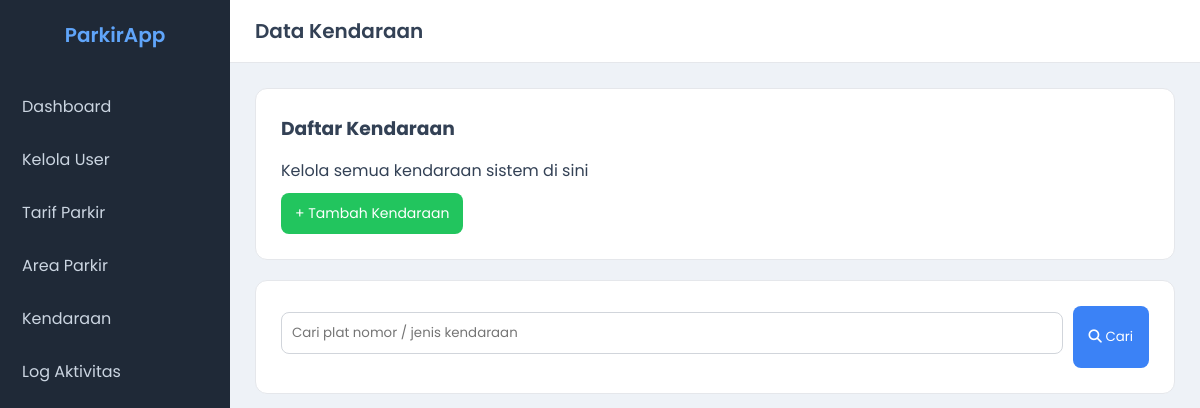
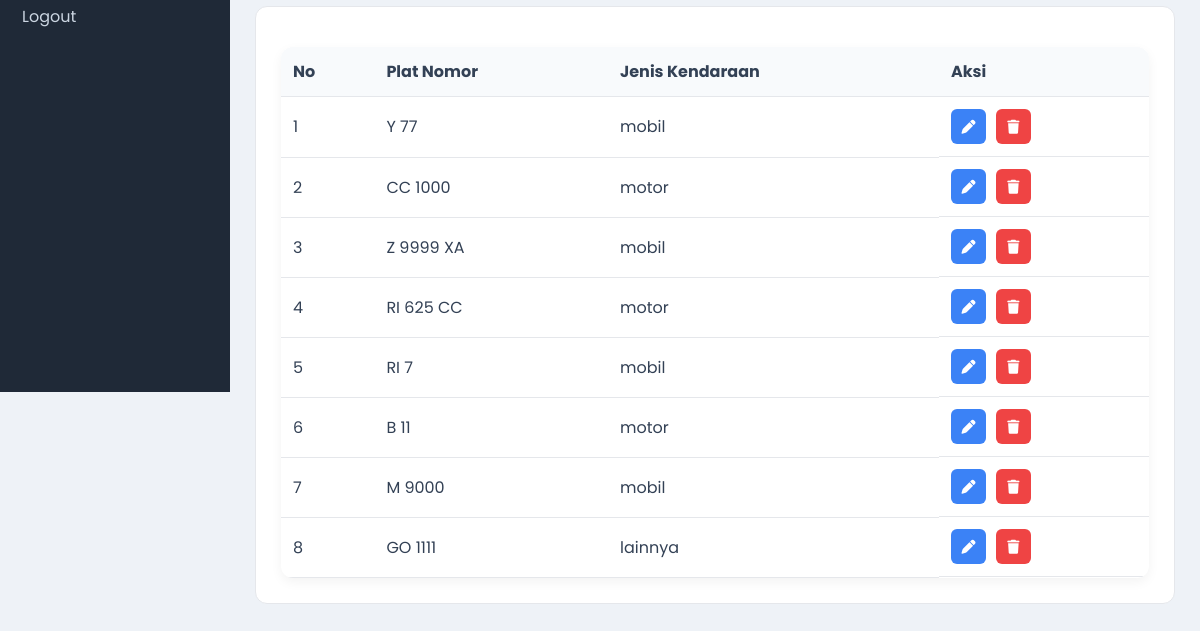
Before: /views/tampil_data_kendaraan.php (signed in) with the older database file (2 pictures, top to bottom).
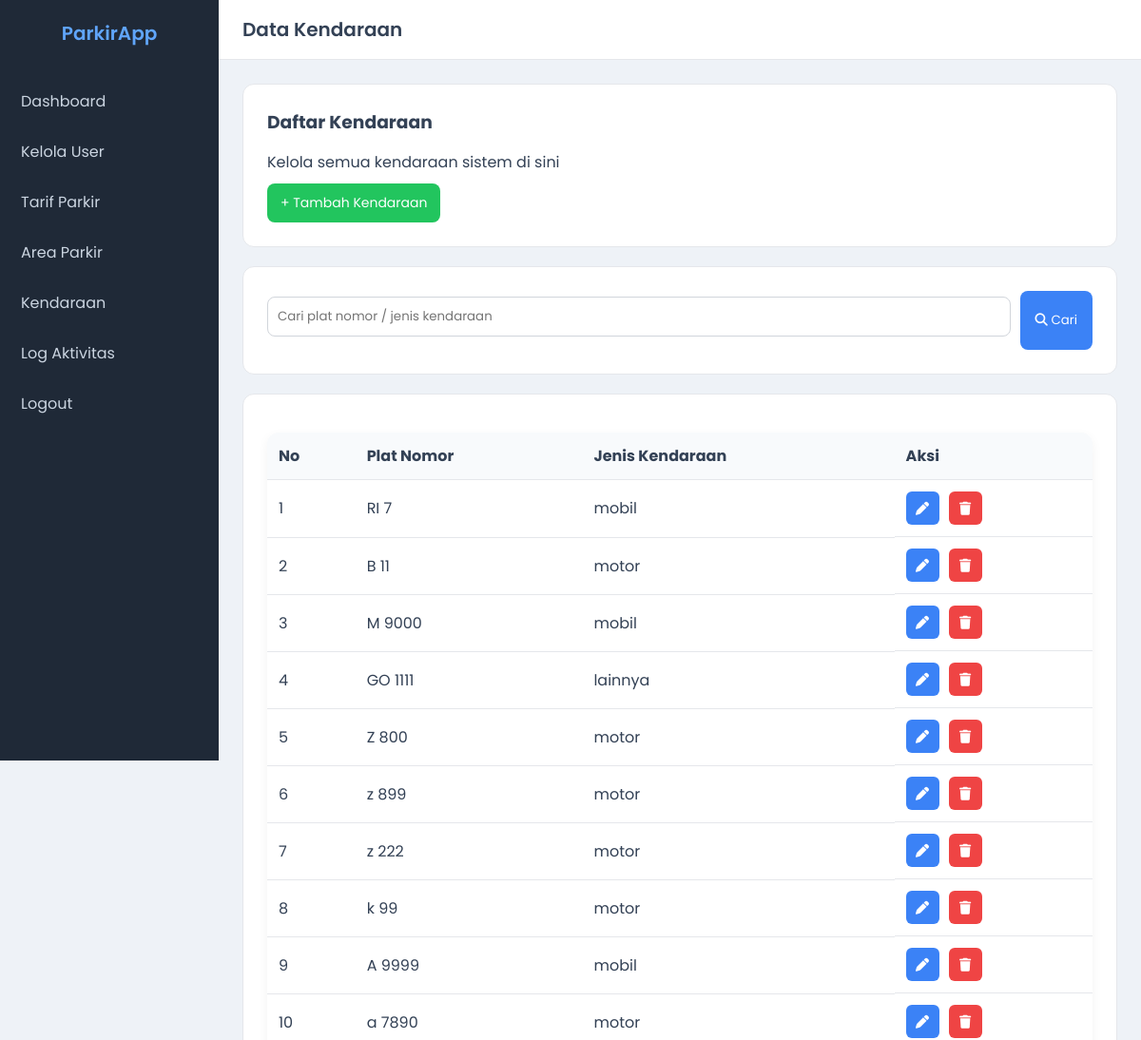
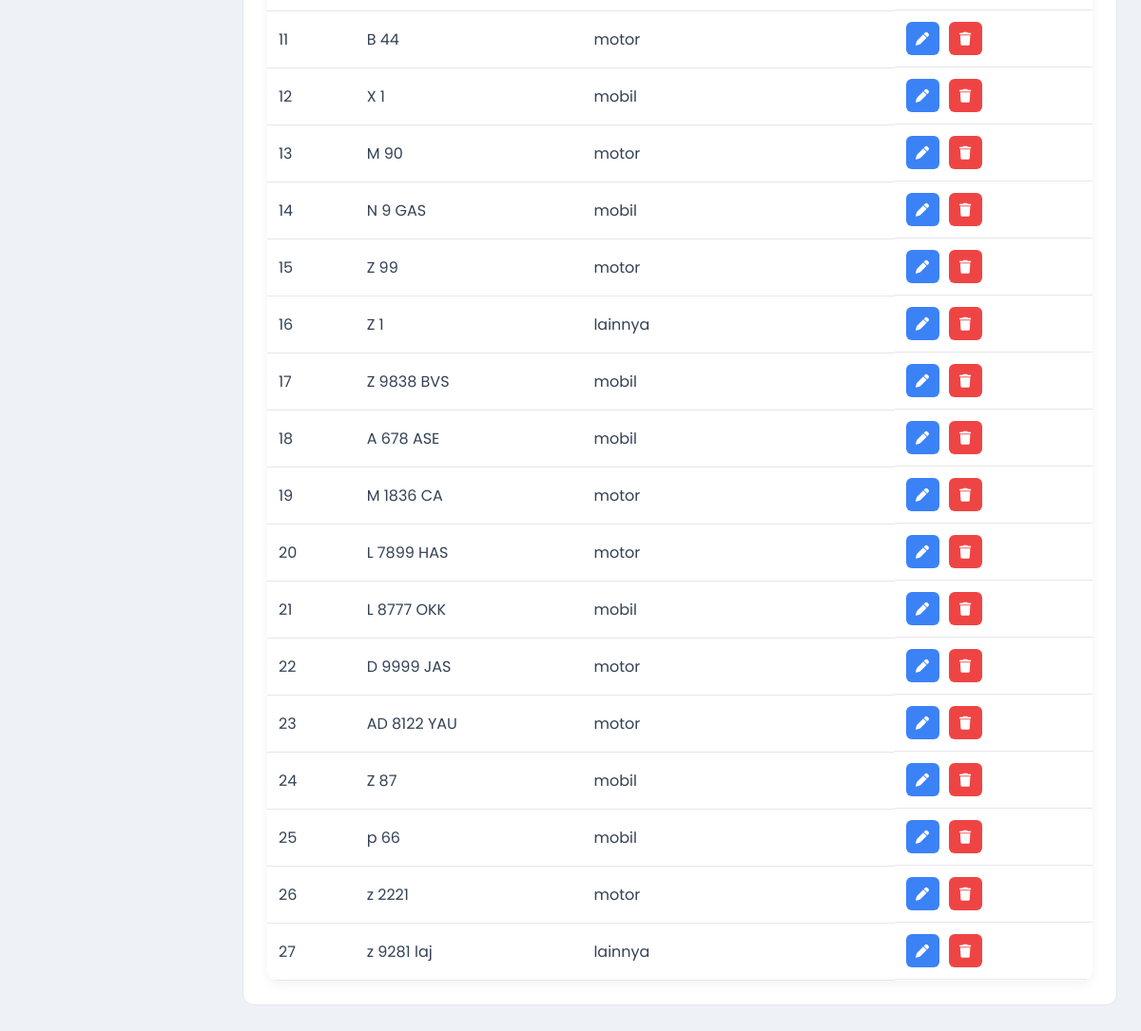
After: the same page with the newer database file (2 pictures, top to bottom).
### tables this page shows
CREATE TABLE `kendaraan` (
  `id_kendaraan` int NOT NULL,
  `plat_nomor` varchar(15) NOT NULL,
  `jenis_kendaraan` enum('mobil','motor','lainnya','') NOT NULL
);

### controllers/c_kendaraan.php (called while the page is built, shortened)
<?php
include_once "../models/m_kendaraan.php";
$kendaraan = new m_kendaraan;
try {
    if (!empty($_GET['aksi'])) {
        if (!($_GET['aksi'] == 'hapus')) {
            if ($_GET['aksi'] == 'edit') {
                $id_kendaraan = $_GET['id'];
                $kendaraans = $kendaraan->tampil_data_by_id($id_kendaraan);
                include_once "../views/edit_kendaraan.php";
            } else {
                $id_kendaraan = $_POST['id_kendaraan'];
                $plat_nomor = $_POST['plat_nomor'];
                $jenis_kendaraan = $_POST['jenis_kendaraan'];
                if ($_GET['aksi'] == 'tambah') {
                    $kendaraan->tambah_data_kendaraan($plat_nomor, $jenis_kendaraan);
                    tambahLog("menambah kendaraan dengan plat nomor [$plat_nomor]");
                } elseif ($_GET['aksi'] == 'update') {
                    $kendaraan->ubah_kendaraan($id_kendaraan, $plat_nomor, $jenis_kendaraan);
                    tambahLog("mengubah data kendaraan dengan ID [$id_kendaraan]");
                }
            }
        } else {
            $id_kendaraan = $_GET['id'];
            $kendaraan->hapus($id_kendaraan);
            tambahLog("menghapus data kendaraan dengan ID [$plat_nomor]");
        }
    } else {
        if (isset($_POST['aksi'])) {
            $keyword = $_POST['keyword'];
            $kendaraans = $kendaraan->tampil_data_kendaraan($keyword);
        } else {
            $kendaraans = $kendaraan->tampil_data_kendaraan();
        }
    }
} catch (Exception $e) {
    echo $e->getMessage();
}
?>

### models/m_koneksi.php (called while the page is built, shortened)
<?php
class m_koneksi
{
    private $host = "localhost",
    $username = "root",
    $pass = "",
    $db = "parkir";
    function __construct()
    {
        $this->koneksi = mysqli_connect(
            $this->host,
            $this->username,
            $this->pass,
            $this->db
        );
    }
}

### models/m_kendaraan.php (called while the page is built, shortened)
<?php
require_once "m_koneksi.php";
class m_kendaraan
{
    public function tampil_data_kendaraan($keyword = null)
    {
        $conn = new m_koneksi();
        $sql = "SELECT * FROM kendaraan";
        $post = mysqli_query($conn->koneksi, $sql);
        if ($post->num_rows > 0) {
            while ($data = mysqli_fetch_object($post)) {
                $result[] = $data;
            }
            return $result;
        } else {
            echo "tidak ada data";
        }
    }
}
?>

### views/tampil_data_kendaraan.php (the view, shortened to what this page needs)
<?php
include_once "../controllers/c_kendaraan.php";
?>
<!DOCTYPE html>
<html lang="en">
<head>
  <link rel="stylesheet" href="../asset/css/style.css">
  <link rel="stylesheet" href="https://cdnjs.cloudflare.com/ajax/libs/font-awesome/6.5.1/css/all.min.css">
</head>
<body>
<div class="sidebar">
  <div class="logo">ParkirApp</div>
  <a href="dashboard_admin.php">Dashboard</a>
  <a href="tampil_data_user.php">Kelola User</a>
  <a href="tampil_data_tarif.php">Tarif Parkir</a>
  <a href="tampil_data_area.php">Area Parkir</a>
  <a href="tampil_data_kendaraan.php">Kendaraan</a>
  <a href="log_aktivitas.php">Log Aktivitas</a>
  <a href="../controllers/c_logout.php">Logout</a>
</div>
<div class="main">
  <div class="navbar">
    <h1>Data Kendaraan</h1>
  </div>
  <div class="content">
    <div class="card header-card">
      <div>
        <h3>Daftar Kendaraan</h3>
        <p>Kelola semua kendaraan sistem di sini</p>
      </div>
      <a href="tambah_data_kendaraan.php" class="button add-button">
        + Tambah Kendaraan
      </a>
    </div>
    <div class="card">
      <form method="post" class="search-form">
        <input type="text" name="keyword" placeholder="Cari plat nomor / jenis kendaraan">
        <button type="submit" name="aksi" class="btn-save">
          <i class="fa fa-search"></i> Cari
        </button>
      </form>
    </div>
    <div class="card">
      <table>
        <thead>
          <tr>
            <th>No</th>
            <th>Plat Nomor</th>
            <th>Jenis Kendaraan</th>
            <th>Aksi</th>
          </tr>
        </thead>
        <tbody>
        <?php
        $no = 1;
        foreach ($kendaraans as $data) {
        ?>
          <tr>
            <td><?= $no++ ?></td>
            <td><?= $data->plat_nomor ?></td>
            <td><?= $data->jenis_kendaraan ?></td>
            <td class="action-buttons">
              <a href="../controllers/c_kendaraan.php?aksi=edit&id=<?= $data->id_kendaraan ?>" class="btn-edit">
                <i class="fa-solid fa-pen"></i>
              </a>
              <a onclick="return confirm('Yakin ingin menghapus data ini?')"
                 href="../controllers/c_kendaraan.php?aksi=hapus&id=<?= $data->id_kendaraan ?>"
                 class="btn-hapus">
                <i class="fa-solid fa-trash"></i>
              </a>
            </td>
          </tr>
        <?php } ?>
        </tbody>
      </table>
    </div>
  </div>
</div>
</body>
</html>

### asset/css/style.css (style rules this page uses)
* { margin:0; padding:0; box-sizing:border-box; font-family:'Poppins', sans-serif; }
body { display:flex; background:#eef2f7; color:#334155; }
.sidebar { width:230px; height:100vh; background:#1f2937; position:fixed; padding-top:20px; }
.logo { text-align:center; font-size:20px; font-weight:600; margin-bottom:30px; color:#60a5fa; }
.sidebar a { display:block; padding:14px 22px; color:#cbd5e1; text-decoration:none; transition:.2s; }
.main { margin-left:230px; width:100%; }
.navbar { background:#ffffff; padding:16px 25px; display:flex; justify-content:space-between; align-items:center; border-bottom:1px solid #e5e7eb; }
.navbar h1 { font-size:20px; font-weight:600; }
.content { padding:25px; }
.card { background:#ffffff; padding:25px; border-radius:12px; border:1px solid #e5e7eb; margin-bottom:20px; }
table { width:100%; border-collapse:collapse; background:white; border-radius:12px; overflow:hidden; }
th, td { padding:12px; border-bottom:1px solid #e5e7eb; text-align:left; }
th { background:#f8fafc; }
input, select { width:100%; padding:10px; margin-top:6px; margin-bottom:14px; border-radius:8px; border:1px solid #d1d5db; }
button { padding:10px 16px; border:none; border-radius:8px; cursor:pointer; background:#3b82f6; color:white; }
.card h3 { margin-bottom:15px; }
.add-button { display:inline-block; padding:10px 14px; background:#22c55e; color:white; text-decoration:none; border-radius:8px; font-size:14px; margin-top:10px; }
table { margin-top:15px; box-shadow:0 4px 12px rgba(0,0,0,0.05); }
.action-buttons { display:flex; gap:8px; }
.btn-edit { background:#3b82f6; color:white; padding:7px 12px; border:none; border-radius:6px; cursor:pointer; }
.btn-hapus { background:#ef4444; color:white; padding:7px 12px; border:none; border-radius:6px; cursor:pointer; }
.action-buttons { display:flex; gap:8px; align-items:center; }
.btn-hapus { background:#f3f4f6; border:none; padding:7px 10px; border-radius:6px; cursor:pointer; color:#ef4444; }
.action-buttons { display:flex; gap:10px; }
.btn-edit, .btn-hapus { display:inline-flex; align-items:center; justify-content:center; width:35px; height:35px; border-radius:6px; color:white; text-decoration:none; font-size:14px; }
.btn-edit { background:#3b82f6; }
.btn-hapus { background:#ef4444; }
.search-form { display:flex; gap:10px; }
.search-form input { flex:1; }

Changed rows visible on the page:
removed kendaraan: plat_nomor "Y 77", jenis_kendaraan "mobil"
removed kendaraan: plat_nomor "CC 1000", jenis_kendaraan "motor"
removed kendaraan: plat_nomor "Z 9999 XA", jenis_kendaraan "mobil"
removed kendaraan: plat_nomor "RI 625 CC", jenis_kendaraan "motor"
added kendaraan: plat_nomor "Z 800", jenis_kendaraan "motor"
added kendaraan: plat_nomor "z 899", jenis_kendaraan "motor"
added kendaraan: plat_nomor "z 222", jenis_kendaraan "motor"
added kendaraan: plat_nomor "k 99", jenis_kendaraan "motor"
added kendaraan: plat_nomor "A 9999", jenis_kendaraan "mobil"
added kendaraan: plat_nomor "a 7890", jenis_kendaraan "motor"
added kendaraan: plat_nomor "B 44", jenis_kendaraan "motor"
added kendaraan: plat_nomor "X 1", jenis_kendaraan "mobil"
added kendaraan: plat_nomor "M 90", jenis_kendaraan "motor"
added kendaraan: plat_nomor "N 9 GAS", jenis_kendaraan "mobil"
added kendaraan: plat_nomor "Z 99", jenis_kendaraan "motor"
added kendaraan: plat_nomor "Z 1", jenis_kendaraan "lainnya"
added kendaraan: plat_nomor "Z 9838 BVS", jenis_kendaraan "mobil"
added kendaraan: plat_nomor "A 678 ASE", jenis_kendaraan "mobil"
added kendaraan: plat_nomor "M 1836 CA", jenis_kendaraan "motor"
added kendaraan: plat_nomor "L 7899 HAS", jenis_kendaraan "motor"
added kendaraan: plat_nomor "L 8777 OKK", jenis_kendaraan "mobil"
added kendaraan: plat_nomor "D 9999 JAS", jenis_kendaraan "motor"
added kendaraan: plat_nomor "AD 8122 YAU", jenis_kendaraan "motor"
added kendaraan: plat_nomor "Z 87", jenis_kendaraan "mobil"
added kendaraan: plat_nomor "p 66", jenis_kendaraan "mobil"
added kendaraan: plat_nomor "z 2221", jenis_kendaraan "motor"
added kendaraan: plat_nomor "z 9281 laj", jenis_kendaraan "lainnya"
